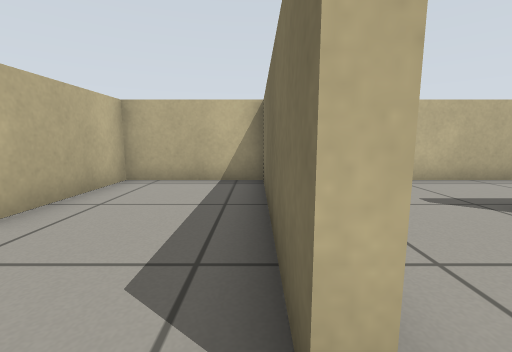
view 1 (above)

16 first-person views from a walk through a robot-simulator world made for Gazebo. The camera is 0.51 m above the floor, tilts 8° down and sees 90° across. The floor is counted in squares, 0.5 m on a side. Each view is taken from the middle of a square. On the plan, view 1 faces up. The plan holds only what a view shows up to about 11 squares ahead; the rest is blank.

view 2
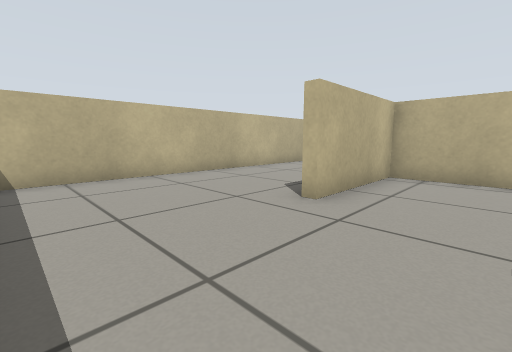

view 3
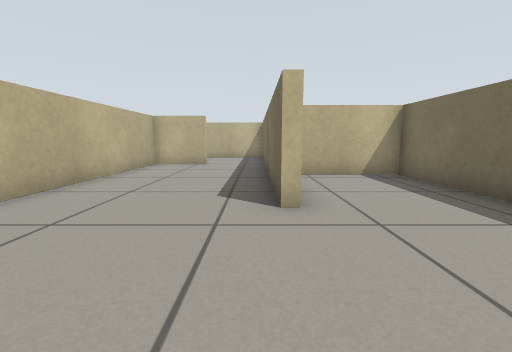

view 4
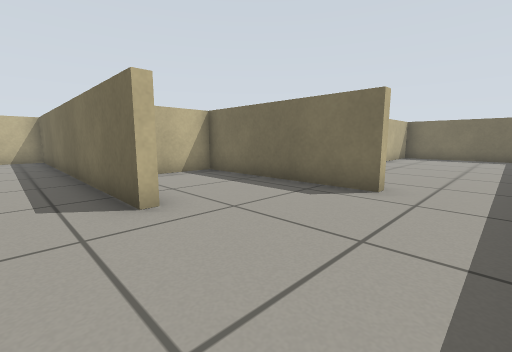

view 5
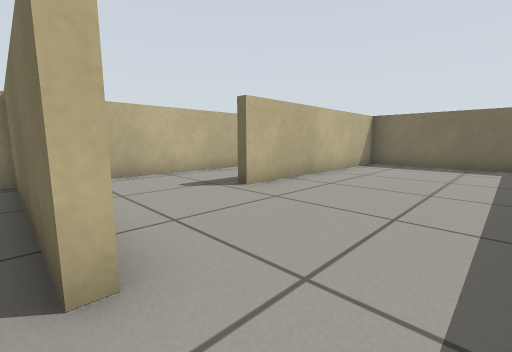

view 6
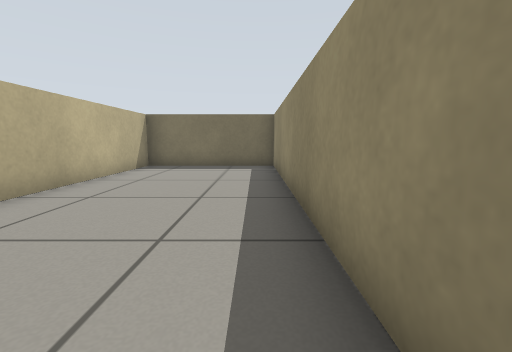

view 7
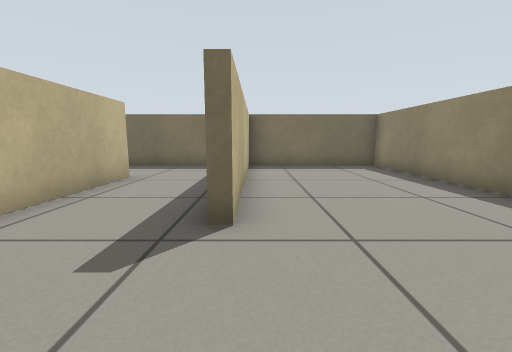

view 8
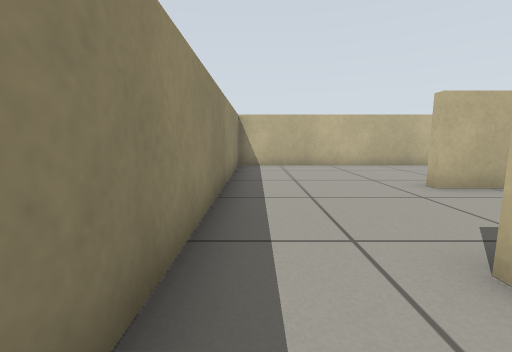

view 9
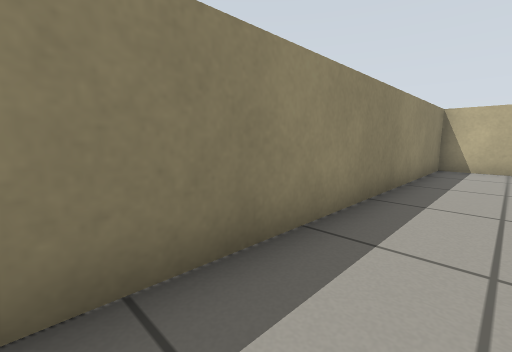

view 10
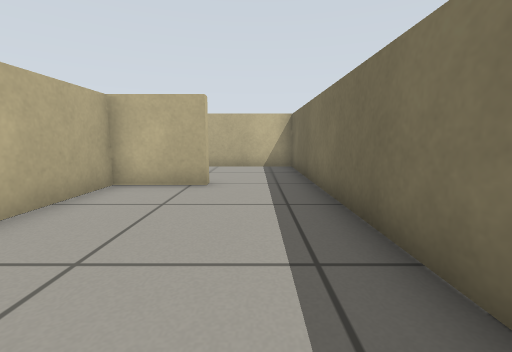

view 11
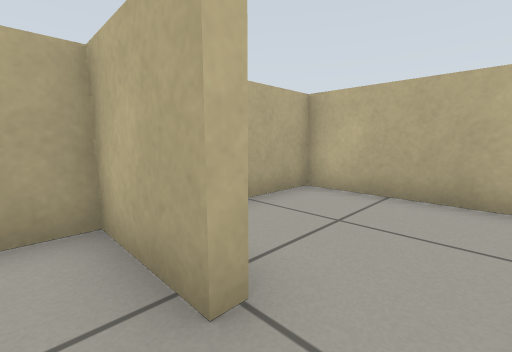

view 12
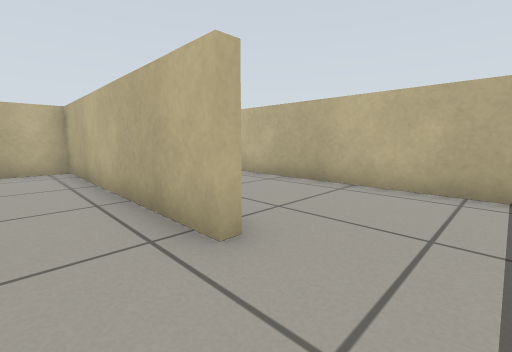

view 13
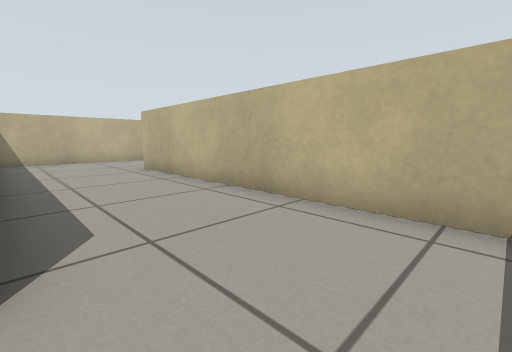

view 14
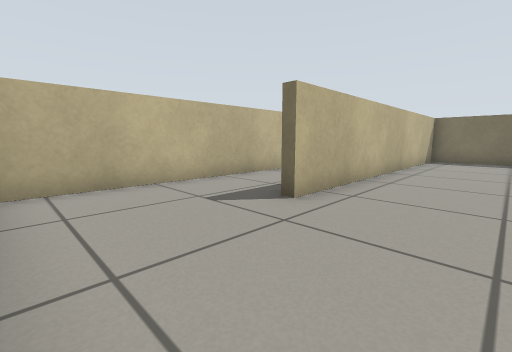

view 15
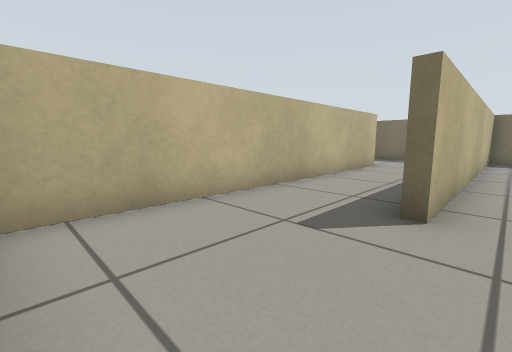

view 16
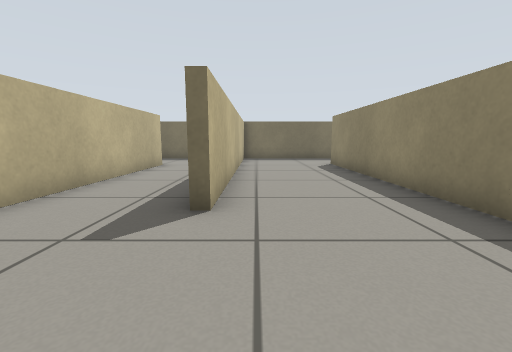

### Floor plan
Points are (right, up) in squares from view 1. A wall is a line through its corners. A room is listed if a view was taken in it or the views show most of it. See-through windows are left out.
Room 1 (views 1, 2, 3, 4, 5, 10, 11)
walls: (-3.6, 2.7) (-3.6, 9.4); (0.2, 0.7) (0.2, 6.5) (-3.3, 6.5) (-3.3, 2.7); (-6.1, 9.7) (-8.2, 9.7) (-8.2, -1.7) (0.5, -1.7)
ways out: opening at (0, -0.5) to room 2; opening at (-5.5, 10) to room 4
Room 2 (views 6, 7, 8, 9)
walls: (8, 6.5) (0.5, 6.5) (0.5, 4.9); (0.5, -1.7) (11.1, -1.7) (11.1, 3.3) (3.9, 3.3)
ways out: opening at (0, -0.5) to room 1; opening at (8, 5.5) to room 3
Room 3 (views 12, 13, 14, 15, 16)
walls: (0.1, 6.8) (8, 6.8) (8, 6.5); (7.6, 13.9) (-3.1, 13.9); (-3.3, 9.5) (-3.3, 6.9); (11.1, 4.9) (11.1, 10.7) (0.5, 10.7)
ways out: opening at (8, 5.5) to room 2; opening at (8, 12.5)
Room 4 (no view inside)
walls: (-6.1, 10.1) (-6.1, 9.7); (-3.6, 9.4) (-3.6, 13.9) (-8.2, 13.9) (-8.2, 12)
ways out: opening at (-5.5, 10) to room 1

Where each view was taken, in squares from view 1:
view 1: 0 up, 0 right, facing up
view 2: 1 down, 1 left, facing up-left
view 3: 1 down, 4 left, facing up
view 4: 1 down, 5 left, facing up-right
view 5: 1 down, 0 right, facing up-right
view 6: 1 down, 1 right, facing right
view 7: 3 up, 1 right, facing right
view 8: 1 down, 2 right, facing left
view 9: 0 up, 2 right, facing down-left
view 10: 4 up, 5 left, facing up
view 11: 9 up, 5 left, facing up-left
view 12: 5 up, 10 right, facing up-left
view 13: 7 up, 10 right, facing up-left
view 14: 8 up, 3 left, facing up-right
view 15: 10 up, 3 left, facing up-right
view 16: 10 up, 3 left, facing right
